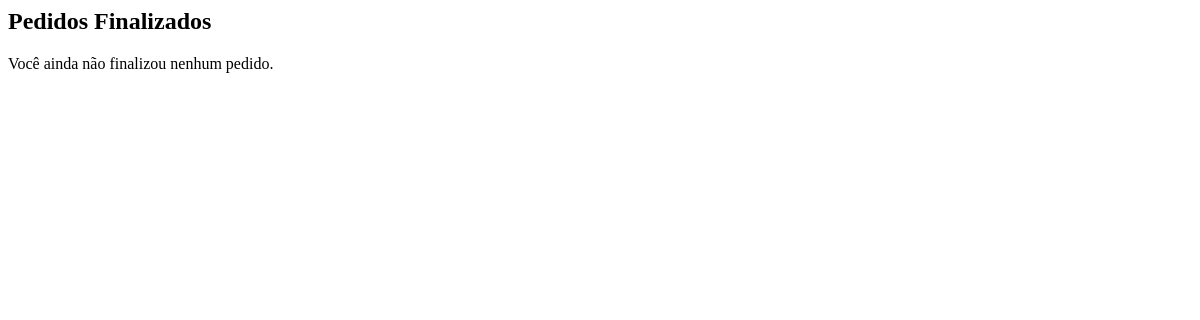
Page /pedidos/ (signed in) on the earlier database version.
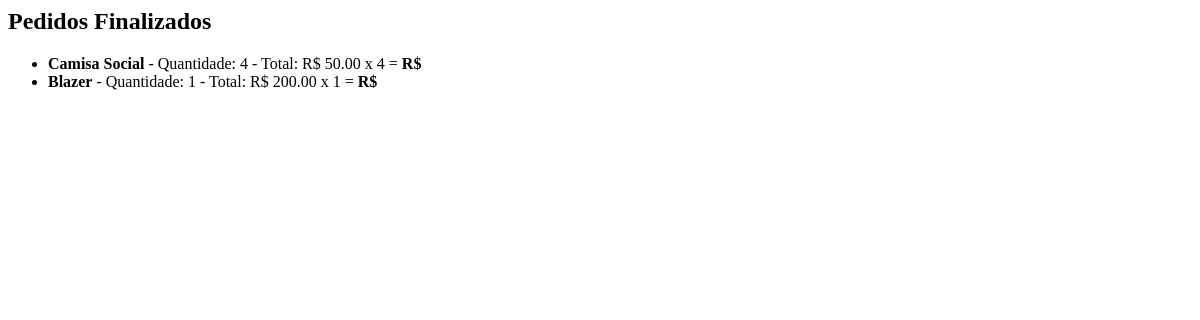
Same page on the later database version.
### auraapp/models.py (models this page shows, shortened)
class Pedido(models.Model):
    cliente = models.ForeignKey(Cliente, on_delete=models.CASCADE)
    produto = models.ForeignKey(Produto, on_delete=models.CASCADE)
    quantidade = models.IntegerField(default=1)
    finalizado = models.BooleanField(default=False)

class Produto(models.Model):
    nome = models.CharField(max_length=150)
    preco = models.DecimalField(max_digits=6, decimal_places=2)
    categoria = models.ForeignKey(Categoria, on_delete=models.CASCADE)
    imagem = models.ImageField(upload_to='./static/', default='./static/blazer.png')

### auraapp/views.py (the view)
# urls.py: path('pedidos/', views.pedidos_finalizados, name='pedidos_finalizados'),
def pedidos_finalizados(request):
    cliente_id = request.session.get('cliente_id')
    if not cliente_id:
        return redirect('login')
    cliente = get_object_or_404(Cliente, id=cliente_id)
    pedidos = Pedido.objects.filter(cliente=cliente, finalizado=True)
    return render(request, 'auraapp/pedidos.html', {'pedidos': pedidos})

### auraapp/templates/auraapp/pedidos.html
<h2>Pedidos Finalizados</h2>
{% if pedidos %}
    <ul>
        {% for pedido in pedidos %}
            <li>
                <strong>{{ pedido.produto.nome }}</strong> -
                Quantidade: {{ pedido.quantidade }} -
                Total: R$ {{ pedido.produto.preco|floatformat:2 }} x {{ pedido.quantidade }} =
                <strong>R$ {{ pedido.produto.preco|floatformat:2|add:pedido.quantidade }}</strong>
            </li>
        {% endfor %}
    </ul>
{% else %}
    <p>Você ainda não finalizou nenhum pedido.</p>
{% endif %}

Differences in the rows shown:
added Pedido: produto.nome "Camisa Social", quantidade "4", produto.preco "50.00"
added Pedido: produto.nome "Blazer", quantidade "1", produto.preco "200.00"
Other differences:
text no longer shown: "Você ainda não finalizou nenhum pedido."
